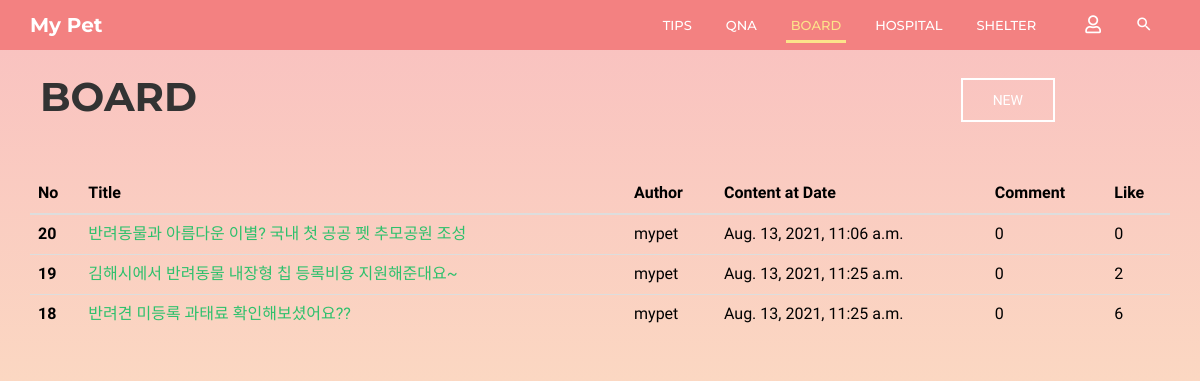
/community/board/, run on the app's committed database.
### community/models.py (models this page shows, shortened)
class Board(models.Model):
    b_title = models.CharField(max_length=30)
    b_author = models.CharField(max_length=20)
    b_content = models.TextField()
    b_date = models.DateTimeField(auto_now=True)
    b_comment_count = models.IntegerField(default=0)
    b_like_count = models.IntegerField(default=0)
    b_photo = models.ImageField(blank=True, null=True, default='../media/noimage.jpg')

### community/views.py (the view)
# urls.py: path('board/', views.board, name='board'),
def board(request):
    posts = Board.objects.all().order_by('-id')
    return render(request, 'community/board.html', {'posts': posts})

### community/templates/community/board.html (shortened to what this page needs)
{% extends 'base.html' %}
{% block html_body %}
    <link rel="stylesheet" href="/static/css/pages/header.css">
    <link rel="stylesheet" href="/static/css/pages/board.css">
    <header id="column-header">
        <div id="nino-headerInner">
            <nav id="nino-navbar" class="navbar navbar-default" role="navigation">
                <div class="container">
                    <div class="navbar-header">
                        <a class="navbar-brand" href="{% url 'home' %}">My Pet</a>
                    </div>
                    <div class="nino-menuItem pull-right">
                        <div class="collapse navbar-collapse pull-left" id="nino-navbar-collapse">
                            <ul class="nav navbar-nav">
                                <li><a href="#" onclick="testa('{% url 'community:tips' %}')">Tips<span class="sr-only">(current)</span></a>
                                </li>
                                <li><a href="#" onclick="testa('{% url 'community:qna' %}')">QnA</a></li>
                                <li class="active"><a href="#" onclick="testa('{% url 'community:board' %}')">Board</a>
                                </li>
                                <li><a href="#" onclick="testa('{% url 'community:hospital' %}')">Hospital</a></li>
                                <li><a href="#" onclick="testa('{% url 'community:shelter' %}')">Shelter</a></li>
                            </ul>
                        </div>
                        <ul class="nino-iconsGroup nav navbar-nav">
                            {% if user.is_authenticated %}
                                <li><a href="#" onclick="testa('{% url 'community:logout' %}')"><i
                                        class="mdi fas fa-user-slash nino-icon"></i></a></li>
                            {% else %}
                                <li><a href="#" onclick="testa('{% url 'community:login' %}')"><i
                                        class="mdi far fa-user nino-icon"></i></a></li>
                            {% endif %}
                            <li><a href="#" class="nino-search"><i class="mdi mdi-magnify nino-icon"></i></a></li>
                        </ul>
                    </div>
                </div>
            </nav>
        </div>
    </header>
    <div class="container board-header">
        <div class="board-title">
            <h1 class="title-h1">Board</h1>
        </div>
        <div class="board-post-btn">
            <a href="{% url 'community:board_create' %}" class="nino-btn nino-post-btn">NEW</a>
        </div>
    </div>
    <div class="container">
        <div class="tips-page tips-table">
            <table class="table table-hover">
                <thead class="thead-dark">
                <tr>
                    <th scope="col">No</th>
                    <th scope="col">Title</th>
                    <th scope="col">Author</th>
                    <th scope="col">Content at Date</th>
                    <th scope="col">Comment</th>
                    <th scope="col">Like</th>
                </tr>
                </thead>
                {% for post in posts %}
                    <tr>
                        <th scope="row">{{ post.id }}</th>
                        <td><a href="/community/{{ post.id }}/board_detail/">{{ post.b_title }}</a></td>
                        <td>{{ post.b_author }}</td>
                        <td>{{ post.b_date }}</td>
                        <td>{{ post.b_comment_count }}</td>
                        <td>{{ post.b_like_count }}</td>
                    </tr>
                {% endfor %}
            </table>
        </div>
    </div>
{% endblock %}

### static/css/pages/index.css (style rules this page uses)
html, body { line-height: 1.7; margin: 0; padding: 0; }
body { color: #999; font-size: 13px; font-weight: 400; overflow-x: hidden; position: relative; font-family: "Roboto", sans-serif; }
article, aside, details, figcaption, figure, footer, header, hgroup, menu, nav, section, main { display: block; }
a { text-decoration: none; outline: none; color: #2ec06c; -webkit-transition: all 0.3s ease-in-out; -moz-transition: all 0.3s ease-in-out; -o-transition: all 0.3s ease-in-out; -ms-transition: all 0.3s ease-in-out; transition: all 0.3s ease-in-out; }
h1, h2, h3, h4, h5, h6 { margin: 5px 0 10px; color: #333; text-transform: uppercase; font-family: "Montserrat", sans-serif; }
h1, h2 { font-weight: 300; }
h1 { font-size: 2.2em; }
ul, ul li, ol, ol li, p, form, input { margin: 0; padding: 0; }
ul, ul li { list-style: none; }
.container { position: relative; }
.nino-btn { display: inline-block; color: black; text-transform: uppercase; padding: 13px 30px; text-align: center; border: 2px solid black; font-size: 14px; line-height: 100%; }
#nino-headerInner { position: relative; z-index: 5; }
#nino-navbar { background: none; border: none; border-radius: 0; }
#nino-navbar .navbar-brand { color: #fff; font-weight: 700; font-size: 20px; }
#nino-navbar .navbar-nav > li > a { color: #fff; font-weight: 500; text-transform: uppercase; border-bottom: 3px solid transparent; padding: 15px 5px 5px; margin: 0 12px; }
#nino-navbar .navbar-nav > li > a:hover, #nino-navbar .navbar-nav > .active > a, #nino-navbar .navbar-nav > .active > a:hover { color: #fce38a; border-color: #fce38a; background: none; }
#nino-navbar .nino-menuItem { float: right; }
#nino-navbar .nino-iconsGroup li a { border: none; font-size: 18px; }

### static/css/pages/header.css (style rules this page uses)
#column-header { position: relative; font-family: "Montserrat", sans-serif; background: rgba(243, 129, 129, 0.9); }
#column-header:after { content: ""; position: absolute; left: 0; top: 0; width: 100%; height: 100%; background: rgba(243, 129, 129, 0.9); }
#nino-headerInner { position: relative; z-index: 5; }

### static/css/pages/board.css (style rules this page uses)
body { height: 100vh; font-family: 'Prompt', sans-serif; background: linear-gradient( to bottom, rgba(243, 129, 129, 0.5), rgba(252, 227, 138, 0.5) ); }
.board-header { display: flex; align-items: center; margin-top: 15px; }
.board-title { position: relative; margin-left: 10px; }
.board-post-btn { position: absolute; right: 130px; }
.title-h1 { font-weight: 700; font-size: 40px; }
.tips-table { width: 100%; margin-top: 45px; }
th, td { color: black; font-size: 16px; }
.nino-post-btn { display: inline-block; color: white; text-transform: uppercase; padding: 13px 30px; text-align: center; border: 2px solid white; font-size: 14px; line-height: 100%; }

### data on the page
Board: id "20", b_title "반려동물과 아름다운 이별? 국내 첫 공공 펫 추모공원 조성", b_author "mypet", b_date "Aug. 13, 2021, 11:06 a.m.", b_comment_count "0", b_like_count "0"
Board: id "19", b_title "김해시에서 반려동물 내장형 칩 등록비용 지원해준대요~", b_author "mypet", b_date "Aug. 13, 2021, 11:25 a.m.", b_comment_count "0", b_like_count "2"
Board: id "18", b_title "반려견 미등록 과태료 확인해보셨어요??", b_author "mypet", b_date "Aug. 13, 2021, 11:25 a.m.", b_comment_count "0", b_like_count "6"
